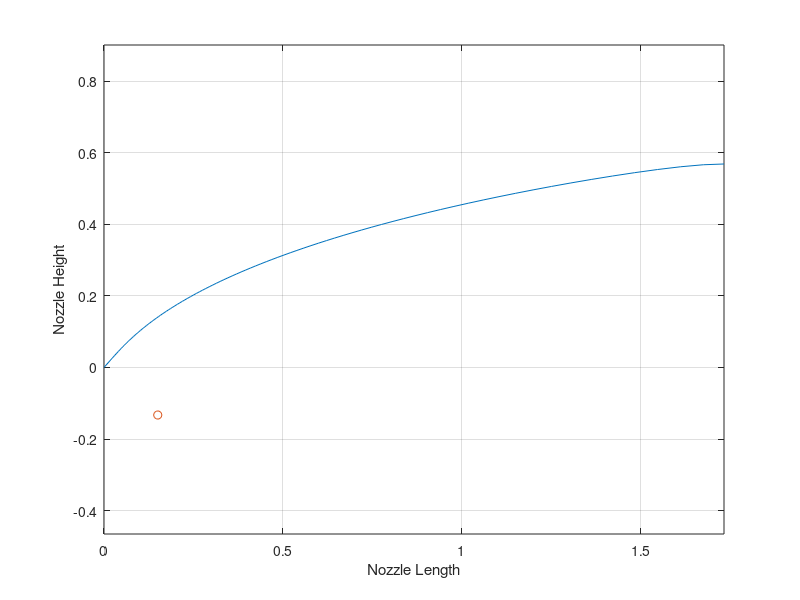

Source code (MATLAB):
% Nozzle Contour, Rapid Method for Plug Nozzle Design
clc, clear all

% Read me %
% This Rapid Method script creates the contour for a nozzle that is 
% truncated by a certain percentage. It requires the expansion ratio
% obtained from the Approximate Method and the throat height. This will
% feed into the flow properties script to calculate thrust and lift.

% Set Inputs
AR = 3.3839;                     % Expasion Area Ratio (Effective Angle)
eta_b = 0.05;                    % Truncation Parameter (0=PerfectExpansion)
throat_height = 0.2;             % Throat Height

% Secondary
step_size = 100;                 % Model Fidelity
gamma = 1.4;                     % Ratio Specific Heats
exit_height = AR*throat_height;  % Exit Height

% Set Matrices
turn_angle = zeros(1,step_size);
A = zeros(1,step_size);
l_nd = zeros(1,step_size);
r_nd = zeros(1,step_size);
x_nd = zeros(1,step_size);
y_nd = zeros(1,step_size);
l = zeros(1,step_size);
x = zeros(1,step_size);
y = zeros(1,step_size);
mach_numbers = zeros(1,step_size);
mach_angles = zeros(1,step_size);

% Exit Mach Solver (Copied from MST Thesis!)
f1 = 2/(gamma+1);
f2 = (gamma-1)/2;
f3 = (gamma+1)/(gamma-1);
M0 = 4;
M = M0;
Function = (1/(M^2))*((f1*(1+(f2*(M^2))))^f3)-(AR^2);
Tolerance = 0.0001;
maxits = 200;
J = abs(Function);
i = 1;
while J>Tolerance && i<=maxits
    Function = (1/(M^2))*((f1*(1+(f2*(M^2))))^(f3))-(AR^2);
    dFunction = (f3/(M^2))*((f1*(1+(f2*(M^2))))^(f3-1))*2*f2*f1*M + (-2/(M^3))*((f1*(1+f2*(M^2)))^(f3));
    y = M-(Function/dFunction);
    M = y;
    Function = (1/(M^2))*((f1*(1+(f2*(M^2))))^(f3))-(AR^2);
    J = abs(Function);
    i = i+1;
end

% Use P-M to find Max Turn Angle from Exit Mach
pm1 = sqrt((gamma+1)/(gamma-1));
pm2 = (gamma-1)/(gamma+1);
pm3 = M^2-1;           
max_turn_angle = pm1*atand(sqrt(pm2*pm3))-atand(sqrt(pm3));
turn_steps = linspace(0,max_turn_angle,step_size);

% Contour Loop
for i = 1:step_size
    
    % Calculate Mach and PM Angles
    dummy_angle = 0;
    if 1~=i
       mach_numbers(i) = mach_numbers(i-1);
    else
       mach_numbers(i) = 1;
    end
    while (dummy_angle < turn_steps(i))
        pm1 = sqrt((gamma+1)/(gamma-1));
        pm2 = (gamma-1)/(gamma+1);
        pm3 = mach_numbers(i)^2-1;           
        dummy_angle = pm1*atand(sqrt(pm2*pm3))-atand(sqrt(pm3));
        mach_numbers(i) = mach_numbers(i) + 0.00001;
    end
    
    % Calcualte Mach and Alpha Angles
    mach_angles(i) = asind(1/mach_numbers(i));
    turn_angle(i) = turn_steps(end) - turn_steps(i) + mach_angles(i);
    
    % Calculate Streamtube Areas
    aa = (2+(gamma-1)*(mach_numbers(i)^2));
    bb = (2+(gamma-1)*(mach_numbers(1)^2));
    cc = (gamma+1)/(2*(gamma-1));
    A(i) = ( mach_numbers(1) / mach_numbers(i) ) * ( (aa / bb)^(cc) );
    
    % Calculate Non-Dimenional Parameters
    l_nd(i) = (1-sqrt(1-(A(i)*(1-(eta_b^2))...
        *mach_numbers(i)*(sind(turn_angle(i))/AR))))/sind(turn_angle(i));
    r_nd(i) = 1-(l_nd(i)*sind(turn_angle(i)));
    x_nd(i) = l_nd(i)*cosd(turn_angle(i));
    y_nd(i) = l_nd(i)*sind(turn_angle(i));
    
    % Calculate Coordinates
    if i == 1
        x_hold = x_nd(i)*exit_height;
        y_hold = y_nd(i)*exit_height;
    end
    l(i) = l_nd(i)*exit_height;
    x(i) = (x_nd(i)-x_nd(1))*exit_height;
    y(i) = (y_nd(i)-y_nd(1))*exit_height;
    
end

% Find Expansion Ratio
AR_check = A(end)/A(1);
M_exit_check = mach_numbers(end);
y_height = real(y(end))-y(1);
x_length = real(x(end))-x(1);

cout = ['Truncated Expansion Ramp Study. Expansion Ratio is: ',num2str(AR_check),...
    '. Exit Mach is: ' ,num2str(M_exit_check),'. Total Height is: ', num2str(y_height),...
    '. Total Length is: ',num2str(x_length),'.'];
disp(cout)

% Calcuate Cowl Position w.r.t. Ramp Origin
slope = (y(2)-y(1))/(x(2)-x(1));
slope = -1/slope;
n = 1000;
xc = linspace(0,0.4,n);
yc = slope.*xc;
for i = 1:n
    d = sqrt( xc(i)^2 + yc(i)^2);
    if d > throat_height
        xnew = xc(i);
        ynew = yc(i);
        break;
    end
end

local_turn = flip(turn_steps);

figure(1)
plot(x,y)
hold on
plot(xnew,ynew,'o')
xlabel('Nozzle Length')
ylabel('Nozzle Height')
grid on
axis equal



